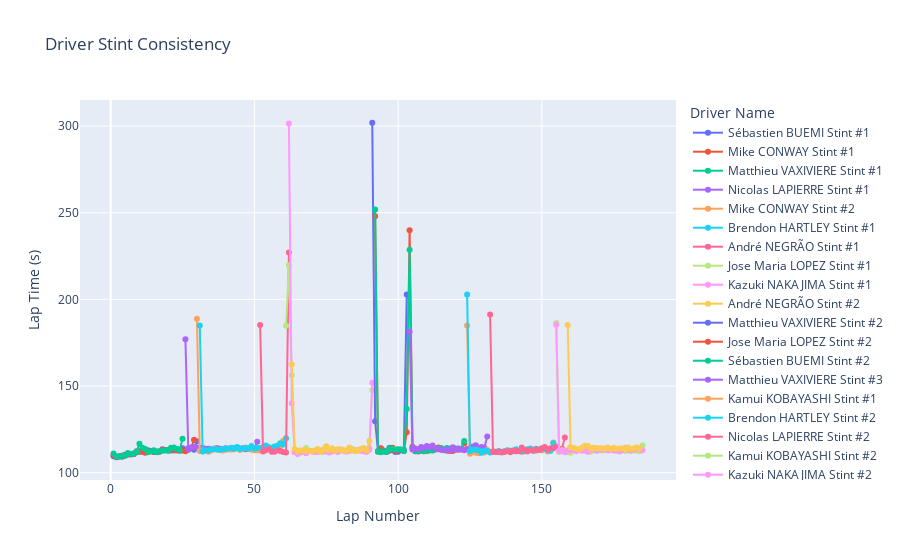

Notebook code cell kept with this figure:
### Code cell
fig = px.line(Bahrain_6,
    x="lap_number",
    y="lap_time_s",
    title="Driver Stint Consistency",
    color="driver_stint",
    line_group="team_no",
    markers=True,
    labels={                  
        "lap_number": "Lap Number",
        "lap_time_s": "Lap Time (s)",
        "driver_stint": "Driver Stint",
        "team_no": "Team Number"
    }
)

fig.update_layout(
    xaxis_title="Lap Number",
    yaxis_title="Lap Time (s)",
    legend_title="Driver Name"
)

fig.show()

### Figure 1 — Plotly figure (JSON) as saved in the notebook; plotly's stock layout.template omitted (floating-point values rounded to 4 significant figures)
{"data": [{"hovertemplate": "Driver Stint=Sébastien BUEMI Stint #1<br>Team Number=Toyota Gazoo Racing #8<br>Lap Number=%{x}<br>Lap Time (s)=%{y}<extra></extra>", "legendgroup": "Sébastien BUEMI Stint #1", "line": {"color": "#636efa", "dash": "solid"}, "marker": {"symbol": "circle"}, "mode": "lines+markers", "name": "Sébastien BUEMI Stint #1", "orientation": "v", "showlegend": true, "type": "scatter", "x": [1, 2, 3, 4, 5, 6, 7, 8, 9, 10, 11, 12, 13, 14, 15, 16, 17, 18, 19, 20, 21, 22, 23, 24, 25, 26, 27, 28, 29, 30], "xaxis": "x", "y": [109.5, 108.9, 109.5, 109.3, 110.3, 110.5, 110.6, 110.9, 111.8, 112.1, 112.1, 111.8, 113.0, 112.4, 111.9, 111.9, 112.2, 113.5, 112.9, 113.1, 112.8, 112.8, 113.7, 112.6, 114.2, 113.0, 113.2, 114.4, 113.2, 118.2], "yaxis": "y"}, {"hovertemplate": "Driver Stint=Mike CONWAY Stint #1<br>Team Number=Toyota Gazoo Racing #7<br>Lap Number=%{x}<br>Lap Time (s)=%{y}<extra></extra>", "legendgroup": "Mike CONWAY Stint #1", "line": {"color": "#EF553B", "dash": "solid"}, "marker": {"symbol": "circle"}, "mode": "lines+markers", "name": "Mike CONWAY Stint #1", "orientation": "v", "showlegend": true, "type": "scatter", "x": [1, 2, 3, 4, 5, 6, 7, 8, 9, 10, 11, 12, 13, 14, 15, 16, 17, 18, 19, 20, 21, 22, 23, 24, 25, 26, 27, 28, 29], "xaxis": "x", "y": [110.2, 109.1, 109.4, 109.7, 110.0, 110.6, 110.7, 110.7, 112.4, 112.3, 112.2, 111.5, 112.2, 112.5, 112.0, 112.2, 112.1, 113.1, 113.0, 112.8, 113.1, 113.2, 112.8, 112.9, 112.8, 112.4, 114.1, 114.3, 119.0], "yaxis": "y"}, {"hovertemplate": "Driver Stint=Matthieu VAXIVIERE Stint #1<br>Team Number=Alpine Elf Matmut #36<br>Lap Number=%{x}<br>Lap Time (s)=%{y}<extra></extra>", "legendgroup": "Matthieu VAXIVIERE Stint #1", "line": {"color": "#00cc96", "dash": "solid"}, "marker": {"symbol": "circle"}, "mode": "lines+markers", "name": "Matthieu VAXIVIERE Stint #1", "orientation": "v", "showlegend": true, "type": "scatter", "x": [1, 2, 3, 4, 5, 6, 7, 8, 9, 10, 11, 12, 13, 14, 15, 16, 17, 18, 19, 20, 21, 22, 23, 24, 25], "xaxis": "x", "y": [111.0, 109.3, 109.3, 109.7, 109.8, 111.4, 110.8, 111.1, 112.1, 116.7, 114.4, 113.7, 111.8, 112.3, 113.0, 111.8, 112.4, 112.6, 113.0, 112.7, 114.5, 114.5, 113.7, 113.0, 119.6], "yaxis": "y"}, {"hovertemplate": "Driver Stint=Nicolas LAPIERRE Stint #1<br>Team Number=Alpine Elf Matmut #36<br>Lap Number=%{x}<br>Lap Time (s)=%{y}<extra></extra>", "legendgroup": "Nicolas LAPIERRE Stint #1", "line": {"color": "#ab63fa", "dash": "solid"}, "marker": {"symbol": "circle"}, "mode": "lines+markers", "name": "Nicolas LAPIERRE Stint #1", "orientation": "v", "showlegend": true, "type": "scatter", "x": [26, 27, 28, 29, 30, 31, 32, 33, 34, 35, 36, 37, 38, 39, 40, 41, 42, 43, 44, 45, 46, 47, 48, 49, 50, 51], "xaxis": "x", "y": [177.0, 113.6, 114.6, 114.8, 114.5, 114.4, 114.3, 113.8, 113.9, 113.6, 113.8, 114.3, 113.8, 113.4, 114.1, 113.6, 113.5, 114.1, 114.4, 114.0, 113.9, 113.5, 114.0, 113.7, 113.7, 117.9], "yaxis": "y"}, {"hovertemplate": "Driver Stint=Mike CONWAY Stint #2<br>Team Number=Toyota Gazoo Racing #7<br>Lap Number=%{x}<br>Lap Time (s)=%{y}<extra></extra>", "legendgroup": "Mike CONWAY Stint #2", "line": {"color": "#FFA15A", "dash": "solid"}, "marker": {"symbol": "circle"}, "mode": "lines+markers", "name": "Mike CONWAY Stint #2", "orientation": "v", "showlegend": true, "type": "scatter", "x": [30, 31, 32, 33, 34, 35, 36, 37, 38, 39, 40, 41, 42, 43, 44, 45, 46, 47, 48, 49, 50, 51, 52, 53, 54, 55, 56, 57, 58, 59, 60], "xaxis": "x", "y": [188.8, 112.6, 112.5, 112.7, 112.0, 112.8, 114.0, 113.4, 113.0, 112.8, 113.3, 113.5, 113.3, 113.5, 114.3, 113.2, 114.2, 114.6, 114.0, 113.3, 113.0, 113.0, 112.8, 114.5, 113.6, 114.7, 114.4, 114.3, 114.4, 115.1, 118.4], "yaxis": "y"}, {"hovertemplate": "Driver Stint=Brendon HARTLEY Stint #1<br>Team Number=Toyota Gazoo Racing #8<br>Lap Number=%{x}<br>Lap Time (s)=%{y}<extra></extra>", "legendgroup": "Brendon HARTLEY Stint #1", "line": {"color": "#19d3f3", "dash": "solid"}, "marker": {"symbol": "circle"}, "mode": "lines+markers", "name": "Brendon HARTLEY Stint #1", "orientation": "v", "showlegend": true, "type": "scatter", "x": [31, 32, 33, 34, 35, 36, 37, 38, 39, 40, 41, 42, 43, 44, 45, 46, 47, 48, 49, 50, 51, 52, 53, 54, 55, 56, 57, 58, 59, 60, 61], "xaxis": "x", "y": [185.0, 112.2, 113.0, 112.8, 113.5, 113.6, 113.4, 113.2, 113.8, 113.8, 114.0, 114.5, 113.8, 114.8, 113.7, 114.1, 114.3, 114.0, 115.5, 113.9, 114.3, 114.2, 114.7, 115.7, 114.7, 114.2, 115.1, 115.6, 117.0, 116.3, 119.9], "yaxis": "y"}, {"hovertemplate": "Driver Stint=André NEGRÃO Stint #1<br>Team Number=Alpine Elf Matmut #36<br>Lap Number=%{x}<br>Lap Time (s)=%{y}<extra></extra>", "legendgroup": "André NEGRÃO Stint #1", "line": {"color": "#FF6692", "dash": "solid"}, "marker": {"symbol": "circle"}, "mode": "lines+markers", "name": "André NEGRÃO Stint #1", "orientation": "v", "showlegend": true, "type": "scatter", "x": [52, 53, 54, 55, 56, 57, 58, 59, 60, 61, 62], "xaxis": "x", "y": [185.2, 112.3, 112.9, 113.6, 112.2, 112.1, 112.9, 112.6, 111.9, 111.7, 227.0], "yaxis": "y"}, {"hovertemplate": "Driver Stint=Jose Maria LOPEZ Stint #1<br>Team Number=Toyota Gazoo Racing #7<br>Lap Number=%{x}<br>Lap Time (s)=%{y}<extra></extra>", "legendgroup": "Jose Maria LOPEZ Stint #1", "line": {"color": "#B6E880", "dash": "solid"}, "marker": {"symbol": "circle"}, "mode": "lines+markers", "name": "Jose Maria LOPEZ Stint #1", "orientation": "v", "showlegend": true, "type": "scatter", "x": [61, 62, 63, 64, 65, 66, 67, 68, 69, 70, 71, 72, 73, 74, 75, 76, 77, 78, 79, 80, 81, 82, 83, 84, 85, 86, 87, 88, 89, 90, 91], "xaxis": "x", "y": [184.9, 219.8, 156.2, 112.0, 112.6, 111.6, 112.2, 114.3, 112.6, 112.3, 111.9, 112.8, 112.3, 112.0, 112.3, 112.9, 112.9, 113.0, 112.2, 113.1, 112.3, 112.5, 113.4, 113.8, 112.5, 112.8, 112.8, 112.7, 112.9, 114.2, 147.6], "yaxis": "y"}, {"hovertemplate": "Driver Stint=Kazuki NAKAJIMA Stint #1<br>Team Number=Toyota Gazoo Racing #8<br>Lap Number=%{x}<br>Lap Time (s)=%{y}<extra></extra>", "legendgroup": "Kazuki NAKAJIMA Stint #1", "line": {"color": "#FF97FF", "dash": "solid"}, "marker": {"symbol": "circle"}, "mode": "lines+markers", "name": "Kazuki NAKAJIMA Stint #1", "orientation": "v", "showlegend": true, "type": "scatter", "x": [62, 63, 64, 65, 66, 67, 68, 69, 70, 71, 72, 73, 74, 75, 76, 77, 78, 79, 80, 81, 82, 83, 84, 85, 86, 87, 88, 89, 90, 91], "xaxis": "x", "y": [301.5, 140.1, 111.9, 110.9, 112.2, 112.1, 111.3, 112.7, 112.5, 112, 112.0, 112.7, 112.3, 112.5, 111.7, 112.2, 112.5, 112.0, 113.1, 112.9, 112.1, 112.5, 113.0, 112.9, 113.0, 112.6, 112.4, 112.0, 113.2, 151.9], "yaxis": "y"}, {"hovertemplate": "Driver Stint=André NEGRÃO Stint #2<br>Team Number=Alpine Elf Matmut #36<br>Lap Number=%{x}<br>Lap Time (s)=%{y}<extra></extra>", "legendgroup": "André NEGRÃO Stint #2", "line": {"color": "#FECB52", "dash": "solid"}, "marker": {"symbol": "circle"}, "mode": "lines+markers", "name": "André NEGRÃO Stint #2", "orientation": "v", "showlegend": true, "type": "scatter", "x": [63, 64, 65, 66, 67, 68, 69, 70, 71, 72, 73, 74, 75, 76, 77, 78, 79, 80, 81, 82, 83, 84, 85, 86, 87, 88, 89, 90], "xaxis": "x", "y": [162.4, 113.7, 112.4, 112.9, 112.9, 112.6, 112.7, 112.4, 112.9, 113.7, 112.2, 113.6, 115.3, 112.9, 114.2, 112.8, 113.6, 113.6, 112.9, 112.6, 114.6, 113.3, 112.5, 112.9, 113.7, 114.3, 112.8, 118.3], "yaxis": "y"}, {"hovertemplate": "Driver Stint=Matthieu VAXIVIERE Stint #2<br>Team Number=Alpine Elf Matmut #36<br>Lap Number=%{x}<br>Lap Time (s)=%{y}<extra></extra>", "legendgroup": "Matthieu VAXIVIERE Stint #2", "line": {"color": "#636efa", "dash": "solid"}, "marker": {"symbol": "circle"}, "mode": "lines+markers", "name": "Matthieu VAXIVIERE Stint #2", "orientation": "v", "showlegend": true, "type": "scatter", "x": [91, 92, 93, 94, 95, 96, 97, 98, 99, 100, 101, 102, 103], "xaxis": "x", "y": [301.9, 129.8, 112.5, 114.1, 112.3, 112.2, 114.3, 113.1, 111.9, 112.1, 113.3, 113.3, 202.9], "yaxis": "y"}, {"hovertemplate": "Driver Stint=Jose Maria LOPEZ Stint #2<br>Team Number=Toyota Gazoo Racing #7<br>Lap Number=%{x}<br>Lap Time (s)=%{y}<extra></extra>", "legendgroup": "Jose Maria LOPEZ Stint #2", "line": {"color": "#EF553B", "dash": "solid"}, "marker": {"symbol": "circle"}, "mode": "lines+markers", "name": "Jose Maria LOPEZ Stint #2", "orientation": "v", "showlegend": true, "type": "scatter", "x": [92, 93, 94, 95, 96, 97, 98, 99, 100, 101, 102, 103, 104, 105, 106, 107, 108, 109, 110, 111, 112, 113, 114, 115, 116, 117, 118, 119, 120, 121, 122, 123], "xaxis": "x", "y": [248.0, 112.0, 113.9, 112.9, 112.2, 112.7, 114.3, 112.7, 113.2, 113.2, 112.6, 123.4, 239.9, 114.9, 112.4, 112.3, 113.0, 112.4, 112.5, 113.6, 112.9, 113.4, 114.6, 113.4, 113.1, 112.6, 112.6, 112.5, 113.4, 113.2, 113.6, 116.9], "yaxis": "y"}, {"hovertemplate": "Driver Stint=Sébastien BUEMI Stint #2<br>Team Number=Toyota Gazoo Racing #8<br>Lap Number=%{x}<br>Lap Time (s)=%{y}<extra></extra>", "legendgroup": "Sébastien BUEMI Stint #2", "line": {"color": "#00cc96", "dash": "solid"}, "marker": {"symbol": "circle"}, "mode": "lines+markers", "name": "Sébastien BUEMI Stint #2", "orientation": "v", "showlegend": true, "type": "scatter", "x": [92, 93, 94, 95, 96, 97, 98, 99, 100, 101, 102, 103, 104, 105, 106, 107, 108, 109, 110, 111, 112, 113, 114, 115, 116, 117, 118, 119, 120, 121, 122, 123], "xaxis": "x", "y": [251.9, 112.2, 111.9, 112.3, 112.0, 114.1, 113.5, 113.5, 113.5, 113.4, 112.5, 136.7, 228.7, 114.0, 112.4, 112.4, 112.7, 112.4, 113.1, 112.8, 112.8, 113.5, 113.8, 114.3, 113.0, 114.3, 113.8, 113.6, 114.0, 114.0, 113.9, 118.3], "yaxis": "y"}, {"hovertemplate": "Driver Stint=Matthieu VAXIVIERE Stint #3<br>Team Number=Alpine Elf Matmut #36<br>Lap Number=%{x}<br>Lap Time (s)=%{y}<extra></extra>", "legendgroup": "Matthieu VAXIVIERE Stint #3", "line": {"color": "#ab63fa", "dash": "solid"}, "marker": {"symbol": "circle"}, "mode": "lines+markers", "name": "Matthieu VAXIVIERE Stint #3", "orientation": "v", "showlegend": true, "type": "scatter", "x": [104, 105, 106, 107, 108, 109, 110, 111, 112, 113, 114, 115, 116, 117, 118, 119, 120, 121, 122, 123, 124, 125, 126, 127, 128, 129, 130, 131], "xaxis": "x", "y": [181.3, 113.4, 114.0, 113.5, 114.8, 114.4, 115.4, 114.8, 115.7, 113.8, 113.5, 113.3, 113.3, 113.3, 112.8, 114.7, 113.4, 113.9, 113.4, 112.9, 113.7, 114.2, 115.2, 115.9, 114.4, 114.8, 114.4, 120.9], "yaxis": "y"}, {"hovertemplate": "Driver Stint=Kamui KOBAYASHI Stint #1<br>Team Number=Toyota Gazoo Racing #7<br>Lap Number=%{x}<br>Lap Time (s)=%{y}<extra></extra>", "legendgroup": "Kamui KOBAYASHI Stint #1", "line": {"color": "#FFA15A", "dash": "solid"}, "marker": {"symbol": "circle"}, "mode": "lines+markers", "name": "Kamui KOBAYASHI Stint #1", "orientation": "v", "showlegend": true, "type": "scatter", "x": [124, 125, 126, 127, 128, 129, 130, 131, 132, 133, 134, 135, 136, 137, 138, 139, 140, 141, 142, 143, 144, 145, 146, 147, 148, 149, 150, 151, 152, 153, 154], "xaxis": "x", "y": [185, 111.0, 112.1, 111.5, 111.2, 111.8, 111.7, 113.1, 111.8, 112.3, 112.0, 111.9, 112.0, 112.5, 112.6, 112.1, 112.7, 112.4, 112.3, 112.0, 113.4, 113.5, 113.3, 112.5, 112.6, 113.6, 112.8, 113.8, 112.3, 113.0, 117.5], "yaxis": "y"}, {"hovertemplate": "Driver Stint=Brendon HARTLEY Stint #2<br>Team Number=Toyota Gazoo Racing #8<br>Lap Number=%{x}<br>Lap Time (s)=%{y}<extra></extra>", "legendgroup": "Brendon HARTLEY Stint #2", "line": {"color": "#19d3f3", "dash": "solid"}, "marker": {"symbol": "circle"}, "mode": "lines+markers", "name": "Brendon HARTLEY Stint #2", "orientation": "v", "showlegend": true, "type": "scatter", "x": [124, 125, 126, 127, 128, 129, 130, 131, 132, 133, 134, 135, 136, 137, 138, 139, 140, 141, 142, 143, 144, 145, 146, 147, 148, 149, 150, 151, 152, 153, 154], "xaxis": "x", "y": [202.8, 112.5, 113.3, 113.3, 112.9, 111.6, 112.5, 112.6, 111.7, 111.9, 112.2, 112.6, 111.7, 112.3, 112.9, 112.7, 112.5, 113.5, 112.6, 112.4, 112.4, 113.4, 114.0, 112.7, 113.8, 113.3, 113.9, 113.8, 113.0, 112.7, 116.9], "yaxis": "y"}, {"hovertemplate": "Driver Stint=Nicolas LAPIERRE Stint #2<br>Team Number=Alpine Elf Matmut #36<br>Lap Number=%{x}<br>Lap Time (s)=%{y}<extra></extra>", "legendgroup": "Nicolas LAPIERRE Stint #2", "line": {"color": "#FF6692", "dash": "solid"}, "marker": {"symbol": "circle"}, "mode": "lines+markers", "name": "Nicolas LAPIERRE Stint #2", "orientation": "v", "showlegend": true, "type": "scatter", "x": [132, 133, 134, 135, 136, 137, 138, 139, 140, 141, 142, 143, 144, 145, 146, 147, 148, 149, 150, 151, 152, 153, 154, 155, 156, 157, 158], "xaxis": "x", "y": [191.3, 112.1, 112.0, 112.1, 112.0, 112.0, 112.7, 111.8, 112.9, 112.3, 112.6, 114.6, 113.0, 112.2, 113.1, 113.0, 113.4, 113.1, 113.9, 114.9, 113.4, 114.1, 114.2, 115.0, 113.6, 113.9, 120.3], "yaxis": "y"}, {"hovertemplate": "Driver Stint=Kamui KOBAYASHI Stint #2<br>Team Number=Toyota Gazoo Racing #7<br>Lap Number=%{x}<br>Lap Time (s)=%{y}<extra></extra>", "legendgroup": "Kamui KOBAYASHI Stint #2", "line": {"color": "#B6E880", "dash": "solid"}, "marker": {"symbol": "circle"}, "mode": "lines+markers", "name": "Kamui KOBAYASHI Stint #2", "orientation": "v", "showlegend": true, "type": "scatter", "x": [155, 156, 157, 158, 159, 160, 161, 162, 163, 164, 165, 166, 167, 168, 169, 170, 171, 172, 173, 174, 175, 176, 177, 178, 179, 180, 181, 182, 183, 184, 185], "xaxis": "x", "y": [186.4, 111.9, 112.9, 112.4, 111.7, 111.5, 113.0, 112.8, 113.0, 113.7, 112.7, 112.3, 112.0, 113.1, 112.7, 112.8, 112.8, 113.1, 113.9, 113.0, 112.8, 112.9, 113.2, 112.8, 112.6, 113.2, 112.6, 113.2, 112.7, 112.4, 115.7], "yaxis": "y"}, {"hovertemplate": "Driver Stint=Kazuki NAKAJIMA Stint #2<br>Team Number=Toyota Gazoo Racing #8<br>Lap Number=%{x}<br>Lap Time (s)=%{y}<extra></extra>", "legendgroup": "Kazuki NAKAJIMA Stint #2", "line": {"color": "#FF97FF", "dash": "solid"}, "marker": {"symbol": "circle"}, "mode": "lines+markers", "name": "Kazuki NAKAJIMA Stint #2", "orientation": "v", "showlegend": true, "type": "scatter", "x": [155, 156, 157, 158, 159, 160, 161, 162, 163, 164, 165, 166, 167, 168, 169, 170, 171, 172, 173, 174, 175, 176, 177, 178, 179, 180, 181, 182, 183, 184, 185], "xaxis": "x", "y": [185.4, 112.7, 112.6, 111.9, 113.0, 113.1, 113.3, 112.3, 113.2, 112.7, 113.0, 112.2, 113.5, 114.3, 112.7, 113.7, 113.4, 113.5, 112.8, 113.4, 112.9, 112.7, 112.3, 113.0, 114.2, 113.0, 113.0, 112.9, 113.8, 113.9, 113.0], "yaxis": "y"}, {"hovertemplate": "Driver Stint=Nicolas LAPIERRE Stint #3<br>Team Number=Alpine Elf Matmut #36<br>Lap Number=%{x}<br>Lap Time (s)=%{y}<extra></extra>", "legendgroup": "Nicolas LAPIERRE Stint #3", "line": {"color": "#FECB52", "dash": "solid"}, "marker": {"symbol": "circle"}, "mode": "lines+markers", "name": "Nicolas LAPIERRE Stint #3", "orientation": "v", "showlegend": true, "type": "scatter", "x": [159, 160, 161, 162, 163, 164, 165, 166, 167, 168, 169, 170, 171, 172, 173, 174, 175, 176, 177, 178, 179, 180, 181, 182, 183, 184], "xaxis": "x", "y": [185.2, 114.8, 114.3, 113.9, 113.4, 114.5, 115.5, 115.5, 114.0, 114.4, 114.2, 114.1, 114.1, 114.0, 114.6, 113.7, 114.4, 113.9, 113.9, 114.0, 113.5, 114.6, 113.6, 113.9, 114.5, 114.0], "yaxis": "y"}], "layout": {"legend": {"title": {"text": "Driver Name"}, "tracegroupgap": 0}, "title": {"text": "Driver Stint Consistency"}, "xaxis": {"anchor": "y", "domain": [0, 1], "title": {"text": "Lap Number"}}, "yaxis": {"anchor": "x", "domain": [0, 1], "title": {"text": "Lap Time (s)"}}}}
